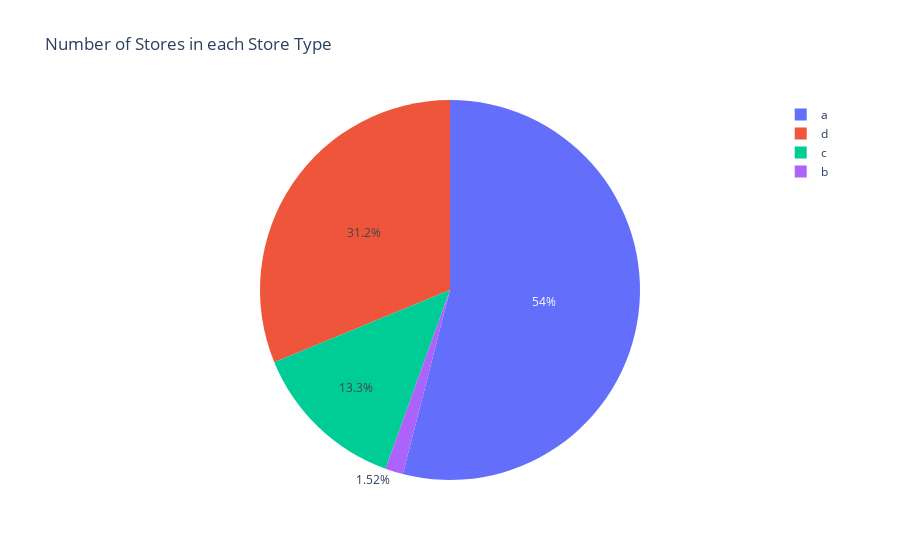
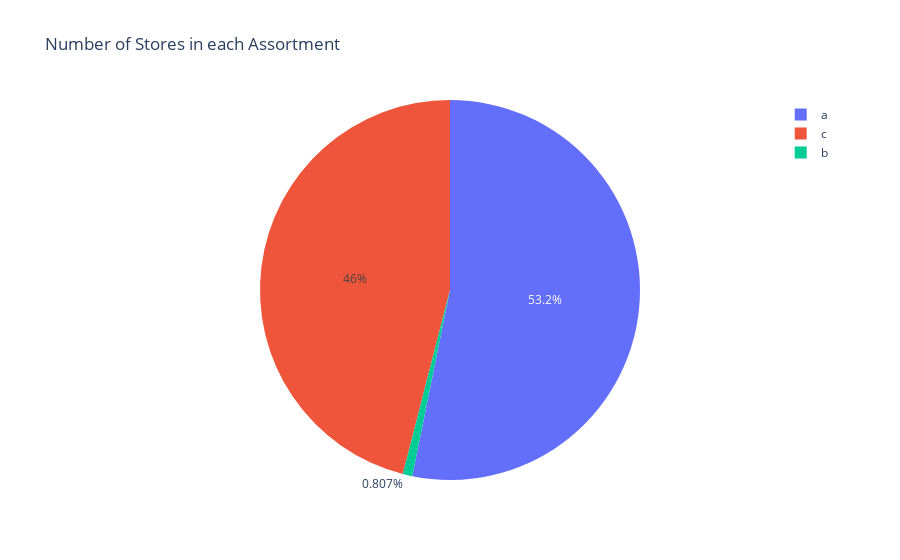

Notebook code cell kept with these figures, in order:
### Code cell
# Print report header

#- Period
print(f"Period: {StartDate.strftime('%Y-%m-%d')} to {EndDate.strftime('%Y-%m-%d')}"	)

#- Number of Stores
print(f"Number of Stores: {df_all_stores['Store'].nunique()}")

#- Number of Stores in each Store Type
print("Number of Stores in each Store Type:", df_all_stores.groupby('StoreType')['Store'].nunique())
store_counts = df_all_stores.groupby('StoreType')['Store'].nunique().reset_index(name='NumberOfStores')
fig = px.pie(store_counts, names='StoreType', values='NumberOfStores', title='Number of Stores in each Store Type')
fig.update_traces(hovertemplate='%{label}: %{value} (<b>%{percent}</b>)')
fig.show()

#- Number of Stores in each Assortment
print("Number of Stores in each Assortment:", df_all_stores.groupby('Assortment')['Store'].nunique())
assortment_counts = df_all_stores.groupby('Assortment')['Store'].nunique().reset_index(name='NumberOfStores')
fig = px.pie(assortment_counts, names='Assortment', values='NumberOfStores', title='Number of Stores in each Assortment')
fig.update_traces(hovertemplate='%{label}: %{value} (<b>%{percent}</b>)')
fig.show()

#- Number of Stores with Promo2
print(f"Number of Stores with Promo2: {df_all_stores.groupby('Promo2')['Store'].nunique().loc[1]}")

#- Number of Stores without Promo2
print(f"Number of Stores without Promo2: {df_all_stores.groupby('Promo2')['Store'].nunique().loc[0]}")

#- Number of Stores with Competition
print(f"Number of Stores with Competition: {df_all_stores.groupby('IsCompetition')['Store'].nunique().loc[1]}")

#- Number of Stores without Competition
print(f"Number of Stores without Competition: {df_all_stores.groupby('IsCompetition')['Store'].nunique().loc[0]}")

### Figure 1 — Plotly figure (JSON) as saved in the notebook; plotly's stock layout.template omitted (floating-point values rounded to 4 significant figures)
{"data": [{"domain": {"x": [0, 1], "y": [0, 1]}, "hovertemplate": "%{label}: %{value} (<b>%{percent}</b>)", "labels": ["a", "b", "c", "d"], "legendgroup": "", "name": "", "showlegend": true, "type": "pie", "values": [602, 17, 148, 348]}], "layout": {"legend": {"tracegroupgap": 0}, "title": {"text": "Number of Stores in each Store Type"}}}

### Figure 2 — Plotly figure (JSON) as saved in the notebook; plotly's stock layout.template omitted (floating-point values rounded to 4 significant figures)
{"data": [{"domain": {"x": [0, 1], "y": [0, 1]}, "hovertemplate": "%{label}: %{value} (<b>%{percent}</b>)", "labels": ["a", "b", "c"], "legendgroup": "", "name": "", "showlegend": true, "type": "pie", "values": [593, 9, 513]}], "layout": {"legend": {"tracegroupgap": 0}, "title": {"text": "Number of Stores in each Assortment"}}}
